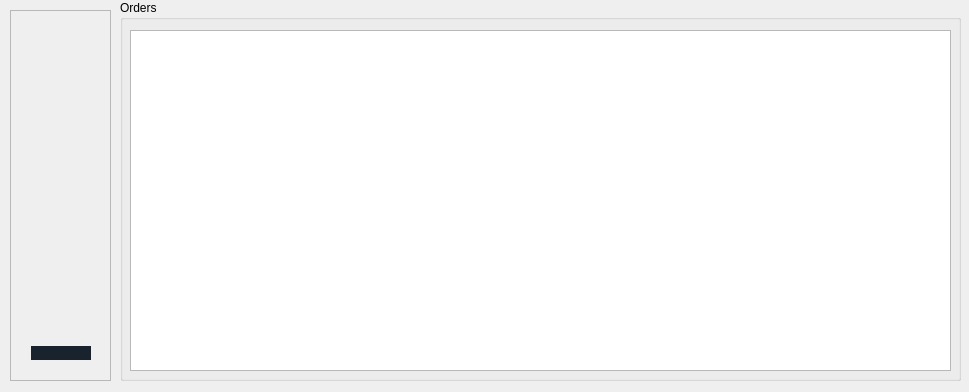
<?xml version="1.0" encoding="UTF-8"?>
<ui version="4.0">
 <class>MainWindow</class>
 <widget class="QMainWindow" name="MainWindow">
  <property name="geometry">
   <rect>
    <x>0</x>
    <y>0</y>
    <width>969</width>
    <height>392</height>
   </rect>
  </property>
  <property name="minimumSize">
   <size>
    <width>969</width>
    <height>392</height>
   </size>
  </property>
  <property name="maximumSize">
   <size>
    <width>969</width>
    <height>392</height>
   </size>
  </property>
  <property name="windowTitle">
   <string>CRM HomeApplianceService</string>
  </property>
  <widget class="QWidget" name="centralWidget">
   <widget class="QFrame" name="button_bar_frame">
    <property name="geometry">
     <rect>
      <x>10</x>
      <y>10</y>
      <width>101</width>
      <height>371</height>
     </rect>
    </property>
    <property name="frameShape">
     <enum>QFrame::StyledPanel</enum>
    </property>
    <property name="frameShadow">
     <enum>QFrame::Raised</enum>
    </property>
    <widget class="QWidget" name="layoutWidget">
     <property name="geometry">
      <rect>
       <x>10</x>
       <y>10</y>
       <width>82</width>
       <height>351</height>
      </rect>
     </property>
     <layout class="QVBoxLayout" name="verticalLayout">
      <item>
       <widget class="QPushButton" name="add_order_btn">
        <property name="styleSheet">
         <string notr="true">border-radius: 20px;
border-width: 3px;</string>
        </property>
        <property name="text">
         <string/>
        </property>
        <property name="icon">
         <iconset resource="res.qrc">
          <normaloff>:/resources/img/add_btn_icon.png</normaloff>:/resources/img/add_btn_icon.png</iconset>
        </property>
        <property name="iconSize">
         <size>
          <width>64</width>
          <height>64</height>
         </size>
        </property>
       </widget>
      </item>
      <item>
       <spacer name="verticalSpacer_2">
        <property name="orientation">
         <enum>Qt::Vertical</enum>
        </property>
        <property name="sizeHint" stdset="0">
         <size>
          <width>20</width>
          <height>130</height>
         </size>
        </property>
       </spacer>
      </item>
      <item>
       <widget class="QPushButton" name="edit_btn">
        <property name="styleSheet">
         <string notr="true">border-radius: 20px;
border-width: 3px;</string>
        </property>
        <property name="text">
         <string/>
        </property>
        <property name="icon">
         <iconset resource="res.qrc">
          <normaloff>:/resources/img/edit_btn_icon.png</normaloff>:/resources/img/edit_btn_icon.png</iconset>
        </property>
        <property name="iconSize">
         <size>
          <width>64</width>
          <height>64</height>
         </size>
        </property>
       </widget>
      </item>
      <item>
       <spacer name="verticalSpacer">
        <property name="orientation">
         <enum>Qt::Vertical</enum>
        </property>
        <property name="sizeHint" stdset="0">
         <size>
          <width>20</width>
          <height>130</height>
         </size>
        </property>
       </spacer>
      </item>
      <item>
       <widget class="QPushButton" name="statistic_btn">
        <property name="styleSheet">
         <string notr="true">border-radius: 20px;
border-width: 3px;</string>
        </property>
        <property name="text">
         <string/>
        </property>
        <property name="icon">
         <iconset resource="res.qrc">
          <normaloff>:/resources/img/statistic_btn_icon.png</normaloff>:/resources/img/statistic_btn_icon.png</iconset>
        </property>
        <property name="iconSize">
         <size>
          <width>64</width>
          <height>64</height>
         </size>
        </property>
       </widget>
      </item>
      <item>
       <spacer name="verticalSpacer_3">
        <property name="orientation">
         <enum>Qt::Vertical</enum>
        </property>
        <property name="sizeHint" stdset="0">
         <size>
          <width>20</width>
          <height>130</height>
         </size>
        </property>
       </spacer>
      </item>
      <item>
       <widget class="QPushButton" name="price_btn">
        <property name="styleSheet">
         <string notr="true">padding: 0px;
border-radius: 20px;
background-color: #19232D ;
border-width: 3px;</string>
        </property>
        <property name="text">
         <string/>
        </property>
        <property name="icon">
         <iconset resource="res.qrc">
          <normaloff>:/resources/img/price_btn_icon.png</normaloff>:/resources/img/price_btn_icon.png</iconset>
        </property>
        <property name="iconSize">
         <size>
          <width>64</width>
          <height>64</height>
         </size>
        </property>
       </widget>
      </item>
     </layout>
    </widget>
   </widget>
   <widget class="QGroupBox" name="order_gBox">
    <property name="geometry">
     <rect>
      <x>120</x>
      <y>0</y>
      <width>841</width>
      <height>381</height>
     </rect>
    </property>
    <property name="title">
     <string>Orders</string>
    </property>
    <widget class="QTableView" name="tb_orders">
     <property name="geometry">
      <rect>
       <x>10</x>
       <y>30</y>
       <width>821</width>
       <height>341</height>
      </rect>
     </property>
    </widget>
   </widget>
  </widget>
 </widget>
 <layoutdefault spacing="6" margin="11"/>
 <resources>
  <include location="res.qrc"/>
 </resources>
 <connections/>
</ui>
